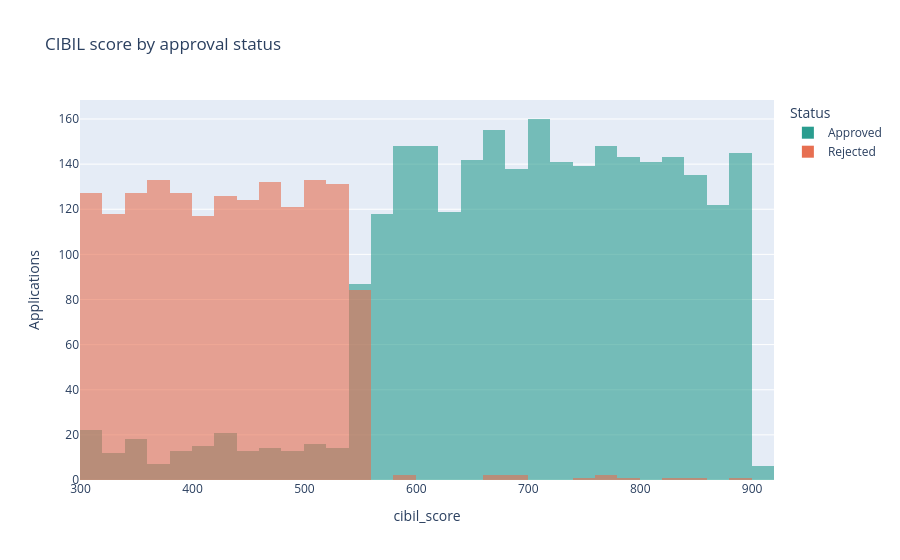

Notebook code cell kept with this figure:
### Code cell
charts.distribution_by_status(df, "cibil_score", "CIBIL score by approval status")

### Figure 1 — Plotly figure (JSON) as saved in the notebook; plotly's stock layout.template omitted (floating-point values rounded to 4 significant figures; data arrays with more than 128 entries replaced by an {"elided": "..."} marker saying what was removed)
{"data": [{"alignmentgroup": "True", "bingroup": "x", "hovertemplate": "status=Approved<br>cibil_score=%{x}<br>count=%{y}<extra></extra>", "legendgroup": "Approved", "marker": {"color": "#2a9d8f", "opacity": 0.6, "pattern": {"shape": ""}}, "name": "Approved", "nbinsx": 40, "offsetgroup": "Approved", "orientation": "v", "showlegend": true, "type": "histogram", "x": {"elided": "2656 int values"}, "xaxis": "x", "yaxis": "y"}, {"alignmentgroup": "True", "bingroup": "x", "hovertemplate": "status=Rejected<br>cibil_score=%{x}<br>count=%{y}<extra></extra>", "legendgroup": "Rejected", "marker": {"color": "#e76f51", "opacity": 0.6, "pattern": {"shape": ""}}, "name": "Rejected", "nbinsx": 40, "offsetgroup": "Rejected", "orientation": "v", "showlegend": true, "type": "histogram", "x": {"elided": "1613 int values"}, "xaxis": "x", "yaxis": "y"}], "layout": {"barmode": "overlay", "legend": {"title": {"text": "Status"}, "tracegroupgap": 0}, "title": {"text": "CIBIL score by approval status"}, "xaxis": {"anchor": "y", "domain": [0.0, 1.0], "title": {"text": "cibil_score"}}, "yaxis": {"anchor": "x", "domain": [0.0, 1.0], "title": {"text": "Applications"}}}}
